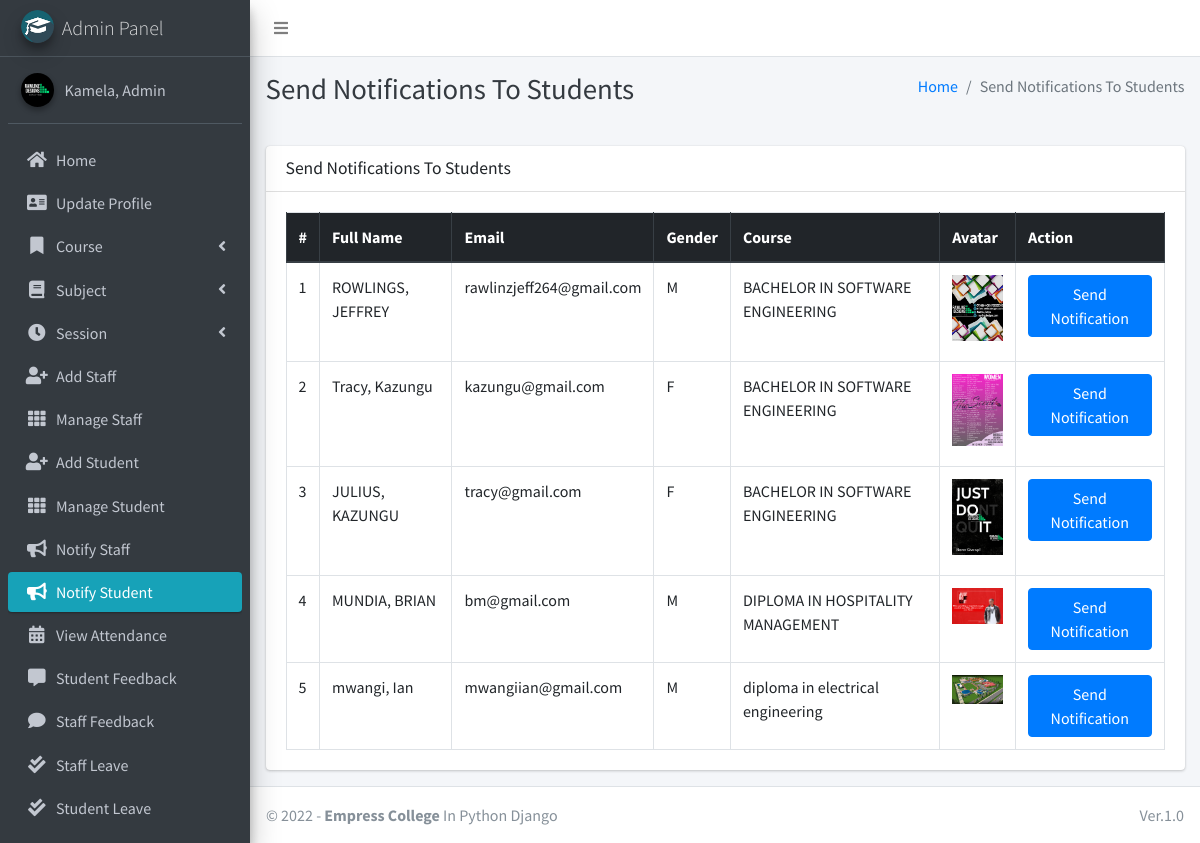
Page /admin_notify_student (signed in) on the committed database.
### main_app/models.py (models this page shows, shortened)
class CustomUser(AbstractUser):
    USER_TYPE = ((1, "HOD"), (2, "Staff"), (3, "Student"))
    GENDER = [("M", "Male"), ("F", "Female")]
    username = None  # Removed username, using email instead
    email = models.EmailField(unique=True)
    user_type = models.CharField(default=1, choices=USER_TYPE, max_length=1)
    gender = models.CharField(max_length=1, choices=GENDER)
    profile_pic = models.ImageField()
    address = models.TextField()
    fcm_token = models.TextField(default="")  # For firebase notifications
    created_at = models.DateTimeField(auto_now_add=True)
    updated_at = models.DateTimeField(auto_now=True)
    USERNAME_FIELD = "email"
    REQUIRED_FIELDS = []
    objects = CustomUserManager()
    def __str__(self):
        return self.last_name + ", " + self.first_name

class Student(models.Model):
    admin = models.OneToOneField(CustomUser, on_delete=models.CASCADE)
    course = models.ForeignKey(Course, on_delete=models.DO_NOTHING, null=True, blank=False)
    session = models.ForeignKey(Session, on_delete=models.DO_NOTHING, null=True)

class Course(models.Model):
    name = models.CharField(max_length=120)
    created_at = models.DateTimeField(auto_now_add=True)
    updated_at = models.DateTimeField(auto_now=True)

### main_app/hod_views.py (the view)
# urls.py: path("admin_notify_student", hod_views.admin_notify_student,
def admin_notify_student(request):
    student = CustomUser.objects.filter(user_type=3)
    context = {
        'page_title': "Send Notifications To Students",
        'students': student
    }
    return render(request, "hod_template/student_notification.html", context)

### main_app/templates/hod_template/student_notification.html (shortened to what this page needs)
{% extends 'main_app/base.html' %}
{% load static %}
{% block page_title %}{{page_title}}{% endblock page_title %}
{% block content %}
<section class="content">
    <div class="container-fluid">
        <div class="row">
            <div class="col-md-12">
                <div class="card">
                    <div class="card-header">
                        <h3 class="card-title">{{page_title}}</h3>
                    </div>
                    <div class="card-body">
                        <table id="example2" class="table table-bordered table-hover">
                            <thead class="thead-dark">
                                <tr>
                                    <th>#</th>
                                    <th>Full Name</th>
                                    <th>Email</th>
                                    <th>Gender</th>
                                    <th>Course</th>
                                    <th>Avatar</th>
                                    <th>Action</th>
                                </tr>
                            </thead>
                            <tbody>
                                {% for student in students %}
                                <tr>
                                    <td>{{ forloop.counter }}</td>
                                    <td>{{student.last_name}}, {{student.first_name}}</td>
                                    <td>{{student.email}}</td>
                                    <td>{{student.gender}}</td>
                                    <td>{{student.student.course.name}}</td>
                                    <td>
                                        {% if student.profile_pic == ""  %}
                                        No Image
                                        {% else %}
                                        <img class="img img-fluid mb-2" height="56" width="56"
                                            src="{{student.profile_pic}}" alt="">
                                        {% endif %}
                                    </td>
                                    <td><button data-toggle = "modal" data-target = "#myModal"class="btn btn-primary show_notification" value="{{student.id}}">Send Notification</button>
                                    </td>
                                </tr>
                                {% endfor %}
                            </tbody>
                        </table>
                    </div>
                </div>
            </div>
        </div>
    </div>
</section>
{% endblock content %}

### main_app/templates/main_app/base.html (shortened to what this page needs)
{% load static %}
<!DOCTYPE html>
<html>
<head>
    <link rel="stylesheet" href="{% static 'plugins/fontawesome-free/css/all.min.css'%} ">
    <link rel="stylesheet" href="https://code.ionicframework.com/ionicons/2.0.1/css/ionicons.min.css">
    <link rel="stylesheet"
        href="{% static 'plugins/tempusdominus-bootstrap-4/css/tempusdominus-bootstrap-4.min.css'%} ">
    <link rel="stylesheet" href="{% static 'plugins/icheck-bootstrap/icheck-bootstrap.min.css'%} ">
    <link rel="stylesheet" href="{% static 'dist/css/adminlte.min.css'%} ">
    <link rel="stylesheet" href="{% static 'plugins/overlayScrollbars/css/OverlayScrollbars.min.css'%} ">
    <link rel="stylesheet" href="{% static 'plugins/daterangepicker/daterangepicker.css'%} ">
</head>
<body class="hold-transition sidebar-mini layout-fixed">
    <div class="wrapper">
        <nav class="main-header navbar navbar-expand navbar-white navbar-light">
            <ul class="navbar-nav">
                <li class="nav-item">
                    <a class="nav-link" data-widget="pushmenu" href="#"><i class="fas fa-bars"></i></a>
                </li>
            </ul>
        </nav>
        {% include "main_app/sidebar_template.html" with user=user %}
        <div class="content-wrapper">
            <div class="content-header">
                <div class="container-fluid">
                    <div class="row mb-2">
                        <div class="col-sm-6">
                            <h1 class="m-0 text-dark">{% block page_title %}{% endblock page_title %}</h1>
                        </div>
                        <div class="col-sm-6">
                            <ol class="breadcrumb float-sm-right">
                                <li class="breadcrumb-item"><a href="#">Home</a></li>
                                <li class="breadcrumb-item active">{{ page_title }}</li>
                            </ol>
                        </div>
                    </div>
                </div>
            </div>
<section class="content">
    <div class="container-fluid">
        <div class="row">
            <div class="col-md-12">
            </div></div></div></section>
            {% block content %}
            {% endblock content %}
        </div>
        {% include "main_app/footer.html" %}
    </div>
</body>
</html>

### main_app/templates/main_app/sidebar_template.html (shortened to what this page needs)
{% load static %}
<aside class="main-sidebar sidebar-dark-info elevation-4">
    {% if request.user.user_type == '1' %}
    <a href="{% url 'admin_home' %}" class="brand-link">
        <img src="{% static 'dist/img/cmsl.png' %} " alt="AdminLTE Logo"
            class="brand-image img-circle elevation-3" >
        <span class="brand-text font-weight-light">Admin Panel</span>
    </a>
    <div class="sidebar">
        <div class="user-panel mt-3 pb-3 mb-3 d-flex">
            <div class="image">
                <img src="{{ request.user.profile_pic}}" class="img-circle elevation-2" alt="User Image">
            </div>
            <div class="info">
                <a href="#" class="d-block">{{user}}</a>
            </div>
        </div>
        <nav class="mt-2">
            <ul class="nav nav-pills nav-sidebar flex-column" data-widget="treeview" role="menu" data-accordion="false">
                <li class="nav-item">
                    {% url 'admin_home' as admin_home %}
                    <a href="{{admin_home}}" class="nav-link {% if admin_home == request.path %} active {% endif %}">
                        <i class="nav-icon fas fa-home"></i>
                        <p>
                            Home
                        </p>
                    </a>
                </li>
                <li class="nav-item">
                    {% url 'admin_view_profile' as admin_view_profile %}
                    <a href="{{admin_view_profile}}"
                        class="nav-link {% if admin_view_profile == request.path %} active {% endif %}">
                        <i class="nav-icon fas fa-address-card"></i>
                        <p>
                            Update Profile
                        </p>
                    </a>
                </li>
                <li class="nav-item has-treeview">
                    <a href="#" class="nav-link">
                        <i class="nav-icon fas fa-bookmark"></i>
                        <p>
                            Course
                            <i class="fas fa-angle-left right"></i>
                        </p>
                    </a>
                </li>
                <li class="nav-item has-treeview">
                    <a href="#" class="nav-link">
                        <i class="nav-icon fas fa-book"></i>
                        <p>
                            Subject
                            <i class="fas fa-angle-left right"></i>
                        </p>
                    </a>
                </li>
                <li class="nav-item has-treeview">
                    <a href="#" class="nav-link">
                        <i class="nav-icon fas fa-clock"></i>
                        <p>
                            Session
                            <i class="fas fa-angle-left right"></i>
                        </p>
                    </a>
                </li>
                <li class="nav-item">
                    {% url 'add_staff' as add_staff %}
                    <a href="{{add_staff}}" class="nav-link {% if add_staff == request.path %} active {% endif %}">
                        <i class="nav-icon fas fa-user-plus"></i>
                        <p>
                            Add Staff
                        </p>
                    </a>
                </li>
                <li class="nav-item">
                    {% url 'manage_staff' as manage_staff %}
                    {% url 'edit_staff' staff_id as edit_staff %}
                    <a href="{{manage_staff}}"
                        class="nav-link {% if manage_staff == request.path or request.path == edit_staff %} active {% endif %}">
                        <i class="nav-icon fas fa-th"></i>
                        <p>
                            Manage Staff
                        </p>
                    </a>
                </li>
                <li class="nav-item">
                    {% url 'add_student' as add_student%}
                    <a href="{{add_student}}" class="nav-link  {% if add_student == request.path %} active {% endif %}">
                        <i class="nav-icon fas fa-user-plus"></i>
                        <p>
                            Add Student
                        </p>
                    </a>
                </li>
                <li class="nav-item">
                    {% url 'manage_student' as manage_student %}
                    {% url 'edit_student' student_id as edit_student %}
                    <a href="{{manage_student}}"
                        class="nav-link  {% if edit_student == request.path or manage_student == request.path %} active {% endif %}">
                        <i class="nav-icon fas fa-th"></i>
                        <p>
                            Manage Student
                        </p>
                    </a>
                </li>
                <li class="nav-item">
                    {% url 'admin_notify_staff' as admin_notify_staff %}
                    <a href="{{admin_notify_staff}}"
                        class="nav-link {% if admin_notify_staff == request.path %} active {% endif %}">
                        <i class="nav-icon fas fa-bullhorn"></i>
                        <p>
                            Notify Staff
                        </p>
                    </a>
                </li>
                <li class="nav-item">
                    {% url 'admin_notify_student' as admin_notify_student %}
                    <a href="{{admin_notify_student}}"
                        class="nav-link {% if admin_notify_student == request.path %} active {% endif %}">
                        <i class="nav-icon fas fa-bullhorn"></i>
                        <p>
                            Notify Student
                        </p>
                    </a>
                </li>
                <li class="nav-item">
                    {% url 'admin_view_attendance' as admin_view_attendance %}
                <li class="nav-item">
                    <a href="{{admin_view_attendance}}"
                        class="nav-link  {% if admin_view_attendance == request.path %} active {% endif %}">
                        <i class="nav-icon fas fa-calendar-alt"></i>
                        <p>
                            View Attendance
                        </p>
                    </a>
                </li>
                <li class="nav-item">
                    {% url 'student_feedback_message' as student_feedback_message %}
                    <a href="{{ student_feedback_message }}"
                        class="nav-link  {% if student_feedback_message == request.path %} active {% endif %}">
                        <i class="nav-icon fas fa-comment-alt"></i>
                        <p>
                            Student Feedback
                        </p>
                    </a>
                </li>
                <li class="nav-item">
                    {% url 'staff_feedback_message' as staff_feedback_message %}
                    <a href="{{staff_feedback_message}}"
                        class="nav-link   {% if staff_feedback_message == request.path %} active {% endif %}">
                        <i class="nav-icon fas fa-comment"></i>
                        <p>
                            Staff Feedback
                        </p>
                    </a>
                </li>
                <li class="nav-item">
                    {% url 'view_staff_leave' as view_staff_leave %}
                    <a href="{{view_staff_leave}}"
                        class="nav-link  {% if view_staff_leave == request.path %} active {% endif %}">
                        <i class="nav-icon fas fa-check-double"></i>
                        <p>
                            Staff Leave
                        </p>
                    </a>
                </li>
                <li class="nav-item">
                    {% url 'view_student_leave' as view_student_leave %}
                    <a href="{% url 'view_student_leave' %}"
                        class="nav-link  {% if view_student_leave == request.path %} active {% endif %}">
                        <i class="nav-icon fas fa-check-double"></i>
                        <p>
                            Student Leave
                        </p>
                    </a>
                </li>
                                        {% endif %}
                                        <li class="nav-item">
                                            <a href="{% url 'user_logout' %}"
                                                onclick="return confirm('Your session would be terminated.\n\nProceed?')"
                                                class="nav-link">
                                            </a>
                                        </li>
                                    </ul>
                                </nav>
                            </div>
</aside>

### main_app/templates/main_app/footer.html
<footer class="main-footer">
    &copy; {% now "Y" %} - <strong>Empress College </strong>
    In Python Django
    <div class="float-right d-none d-sm-inline-block">
       Ver.1.0
    </div>
</footer>

### rows in the picture
CustomUser: last_name+first_name "Kamela, Admin"
CustomUser: last_name "ROWLINGS", first_name "JEFFREY", email "rawlinzjeff264@gmail.com", gender "M", student.course.name "BACHELOR IN SOFTWARE ENGINEERING", profile_pic (picture)
CustomUser: last_name "Tracy", first_name "Kazungu", email "kazungu@gmail.com", gender "F", student.course.name "BACHELOR IN SOFTWARE ENGINEERING", shows a picture
CustomUser: last_name "JULIUS", first_name "KAZUNGU", email "tracy@gmail.com", gender "F", student.course.name "BACHELOR IN SOFTWARE ENGINEERING", shows a picture
CustomUser: last_name "MUNDIA", first_name "BRIAN", email "bm@gmail.com", gender "M", student.course.name "DIPLOMA IN HOSPITALITY MANAGEMENT", shows a picture
CustomUser: last_name "mwangi", first_name "Ian", email "mwangiian@gmail.com", gender "M", student.course.name "diploma in electrical engineering", profile_pic (picture)

### other values in the picture
{{ page_title }} "Send Notifications To Students"
